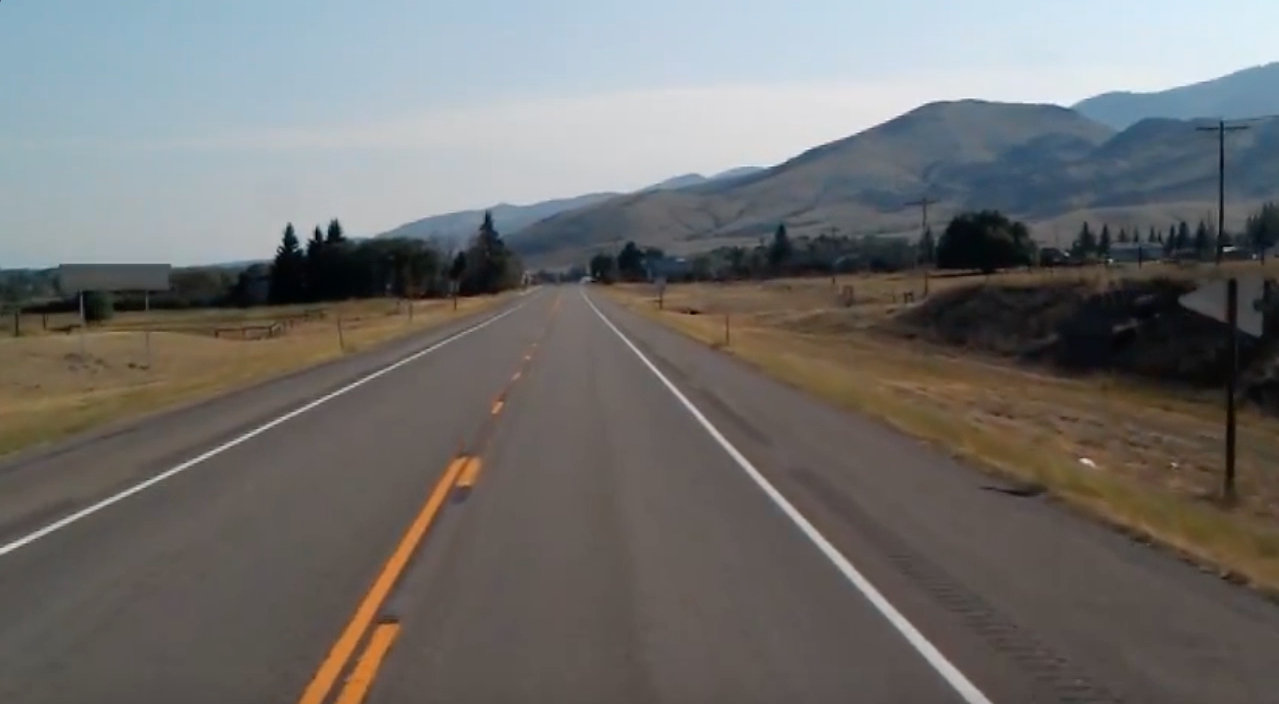
%> input picture lab1/test_image.jpg, 1279 x 704 px
$ octave lab1.m   (GNU Octave 9; MATLAB toolbox functions it lacks are replaced by stand-ins)
%> lines starting %> are read from the running program, lines starting %| are printed output that depends on the picture
% 平移变换
img = imread('test_image.jpg');
%> img is the input picture: size 704x1279x3 uint8; mean R, G, B 112.3, 111.3, 109.7

subplot(3, 1, 1);
imshow(img - 100);
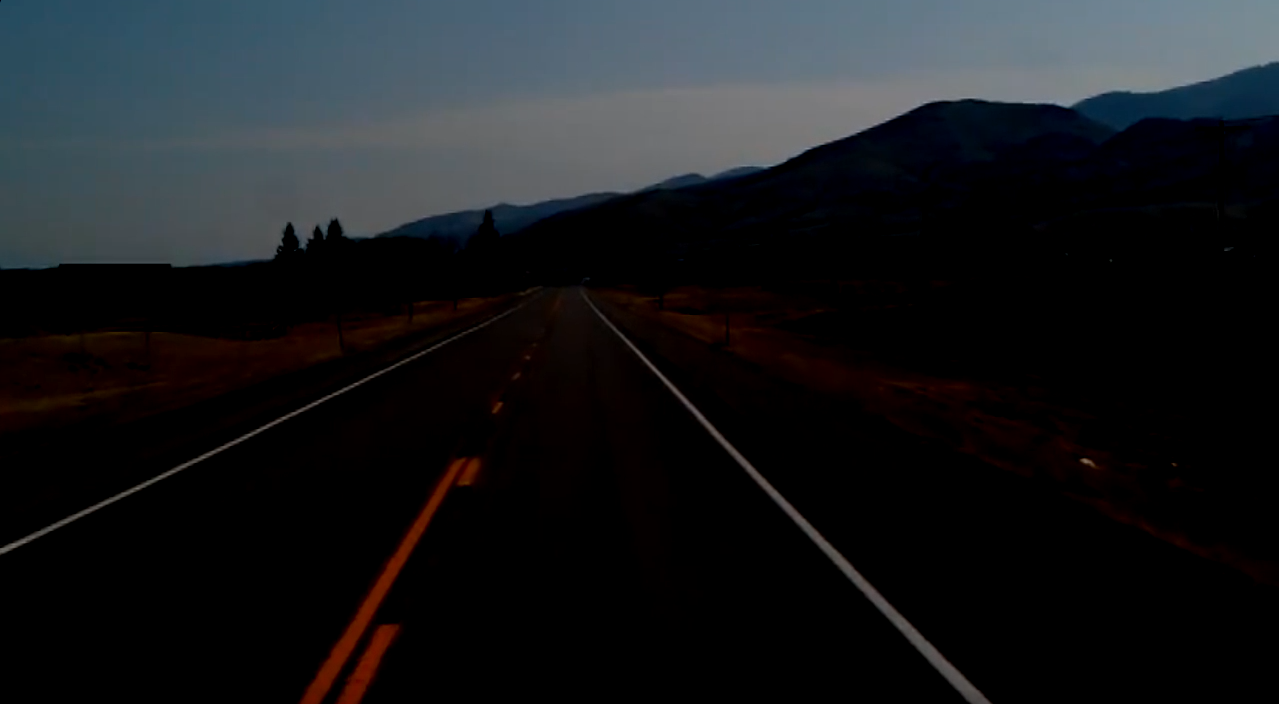
%> displayed picture: size 704x1279x3, on the screen's scale of 0 to 255; mean R, G, B 24.8, 27, 29.8
title('d = -100');

subplot(3, 1, 2);
imshow(img);
title('原图像');

subplot(3, 1, 3);
imshow(img + 100);
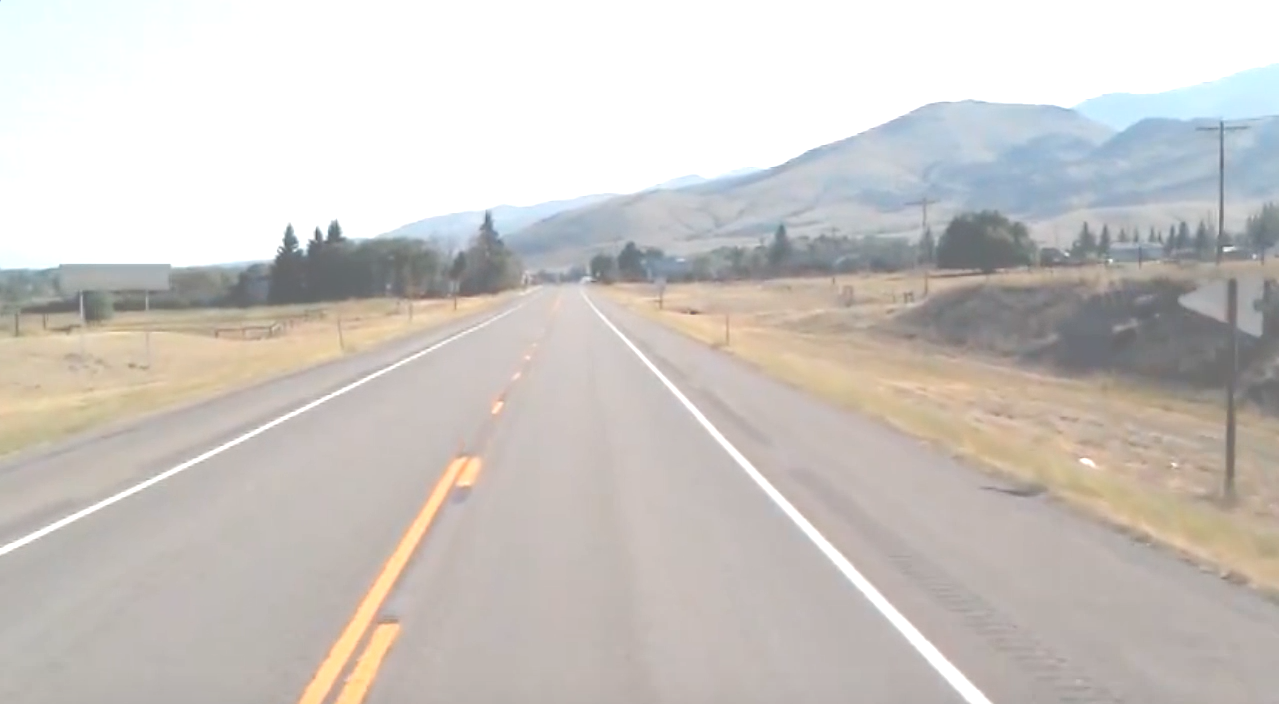
%> displayed picture: size 704x1279x3, on the screen's scale of 0 to 255; mean R, G, B 203.9, 199.6, 195.6
title('d = 100');
